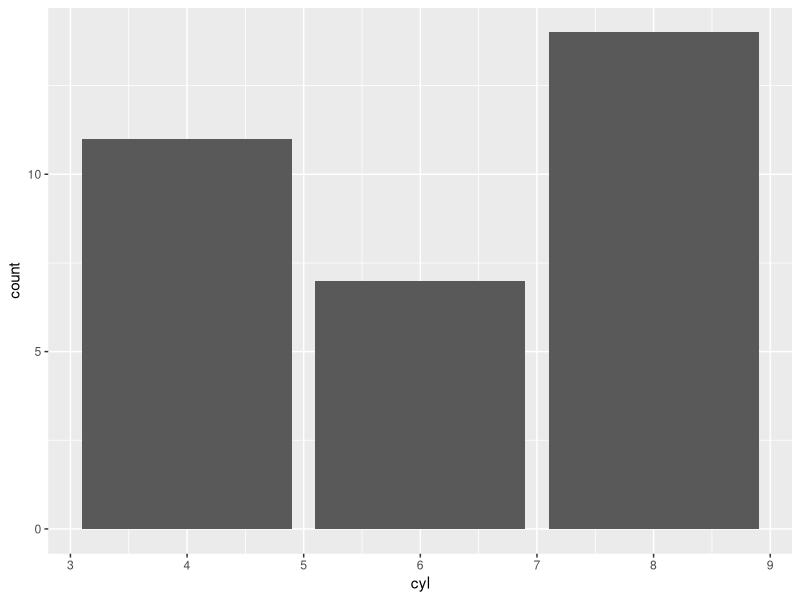
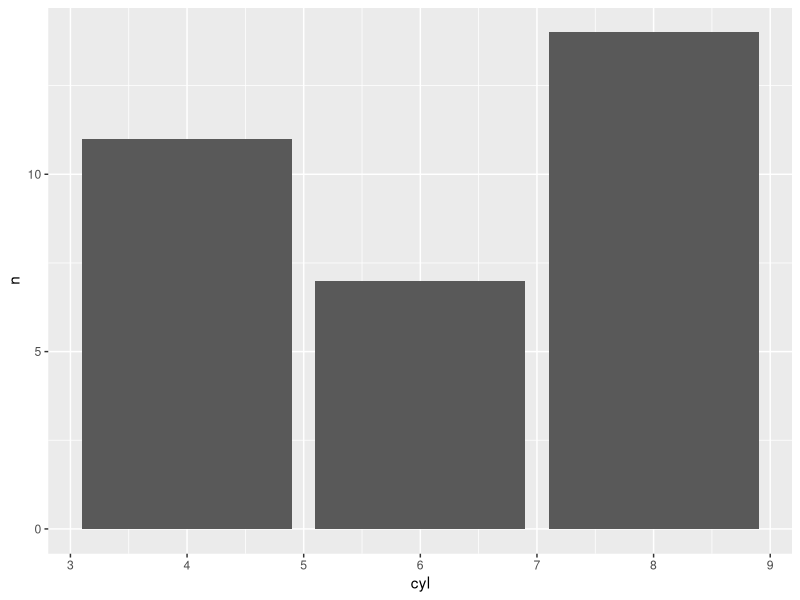
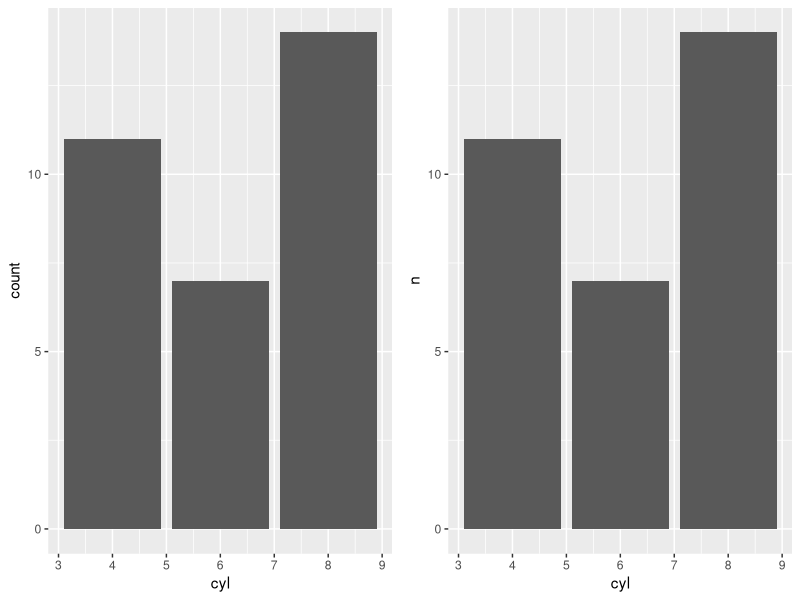
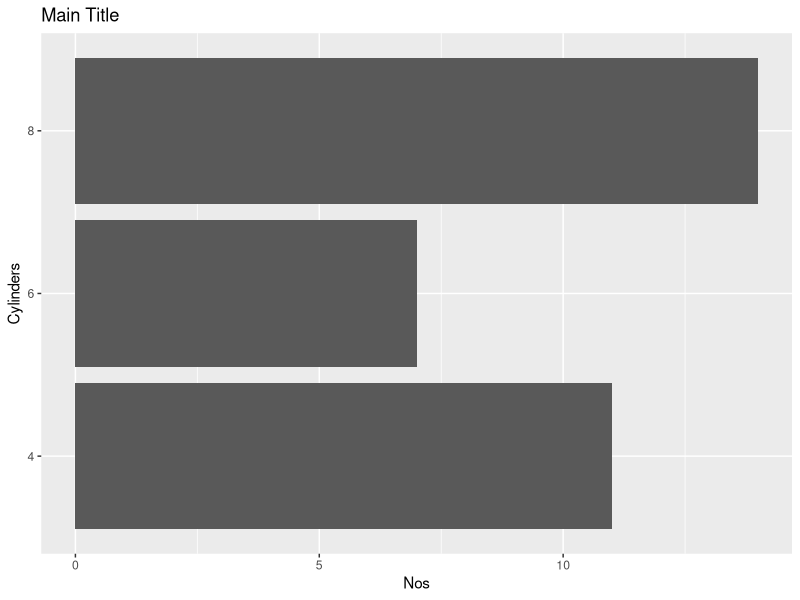
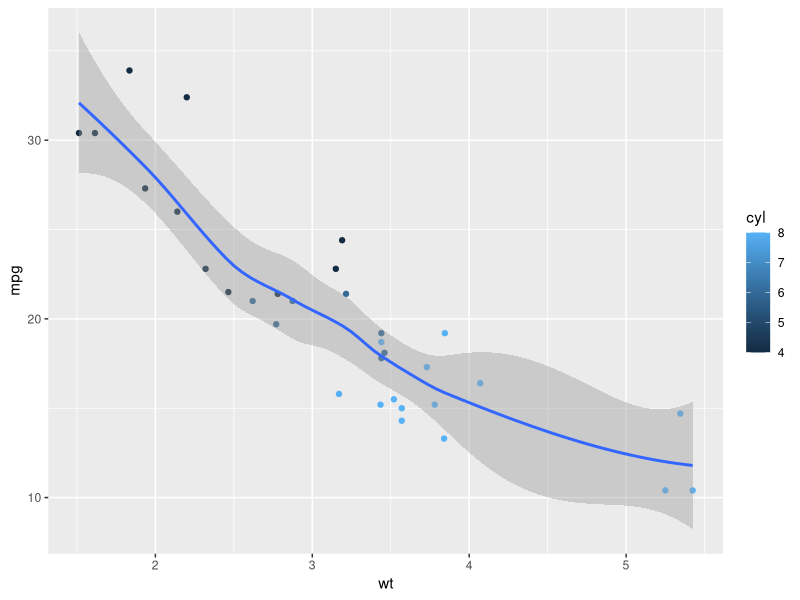
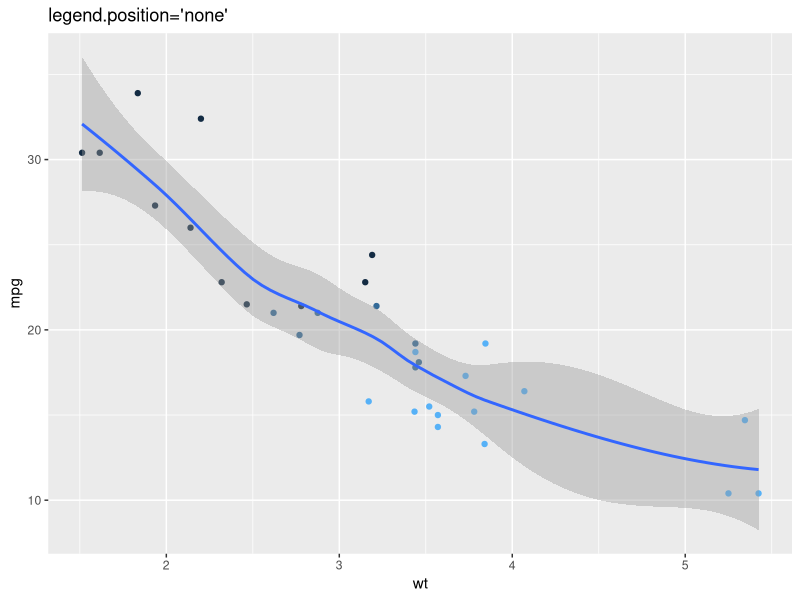
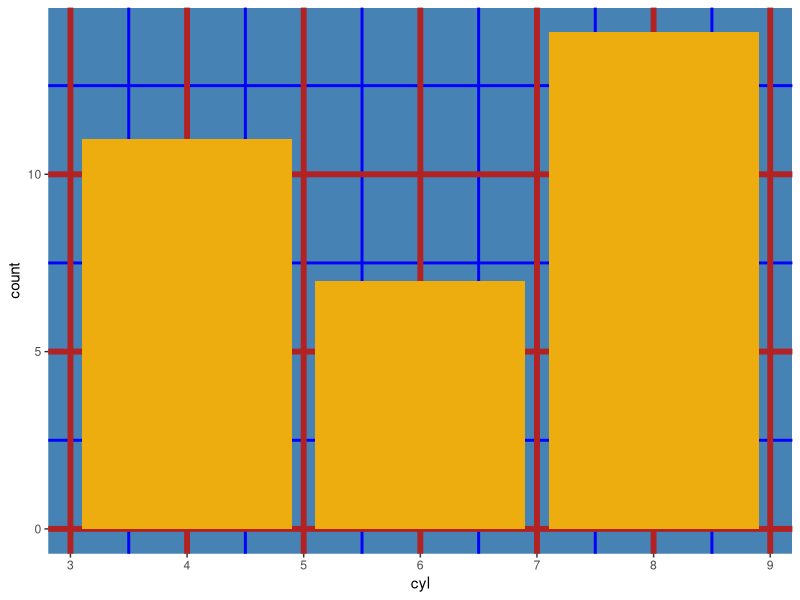
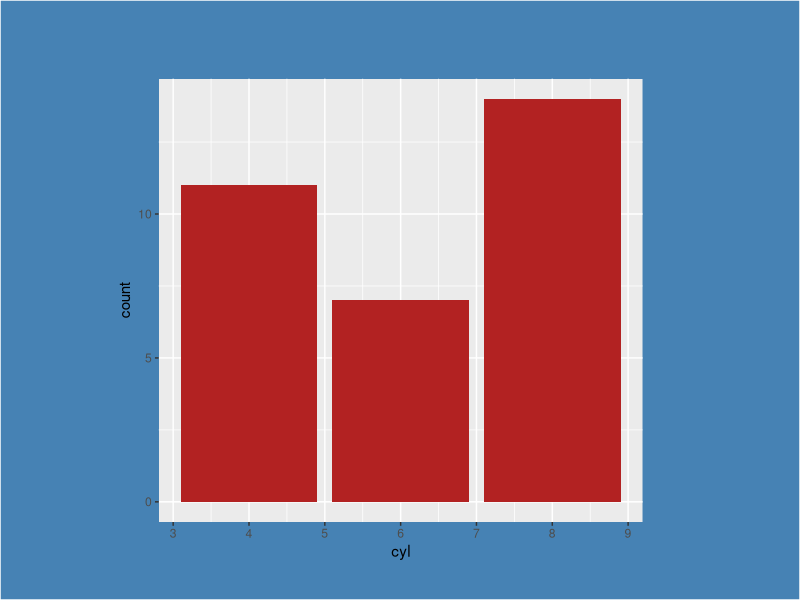

Write the R code that produced these figures, in order.

#ggplot bar

library(ggplot2)

(p1 <- ggplot(mtcars, aes(x=cyl)) + geom_bar())

library(dplyr)
(p2 <- mtcars %>% group_by(cyl) %>% tally %>% ggplot(., aes(x=cyl, y=n)) + geom_bar(stat='identity'))

library(gridExtra)
grid.arrange(p1,p2, ncol=2)


mtcars %>% group_by(cyl) %>% tally %>% ggplot(., aes(x=factor(cyl), y=n)) + geom_bar(stat='identity')  + labs(title="Main Title", x='Cylinders', y='Nos') + coord_flip()

ggplot(mtcars, aes(x=wt, y=mpg, color=cyl)) + geom_point() + geom_smooth()

ggplot(mtcars, aes(x=wt, y=mpg, color=cyl)) + geom_point() + geom_smooth() + theme(legend.position="none") + labs(title="legend.position='none'")  # remove legend


ggplot(mtcars, aes(x=cyl)) + geom_bar(fill='darkgoldenrod2') +
  theme(panel.background = element_rect(fill = 'steelblue'),
        panel.grid.major = element_line(colour = "firebrick", size=2),
        panel.grid.minor = element_line(colour = "blue", size=1))


ggplot(mtcars, aes(x=cyl)) + geom_bar(fill="firebrick") + theme(plot.background=element_rect(fill="steelblue"), plot.margin = unit(c(2, 4, 1, 3), "cm")) # top, right, bottom, left
